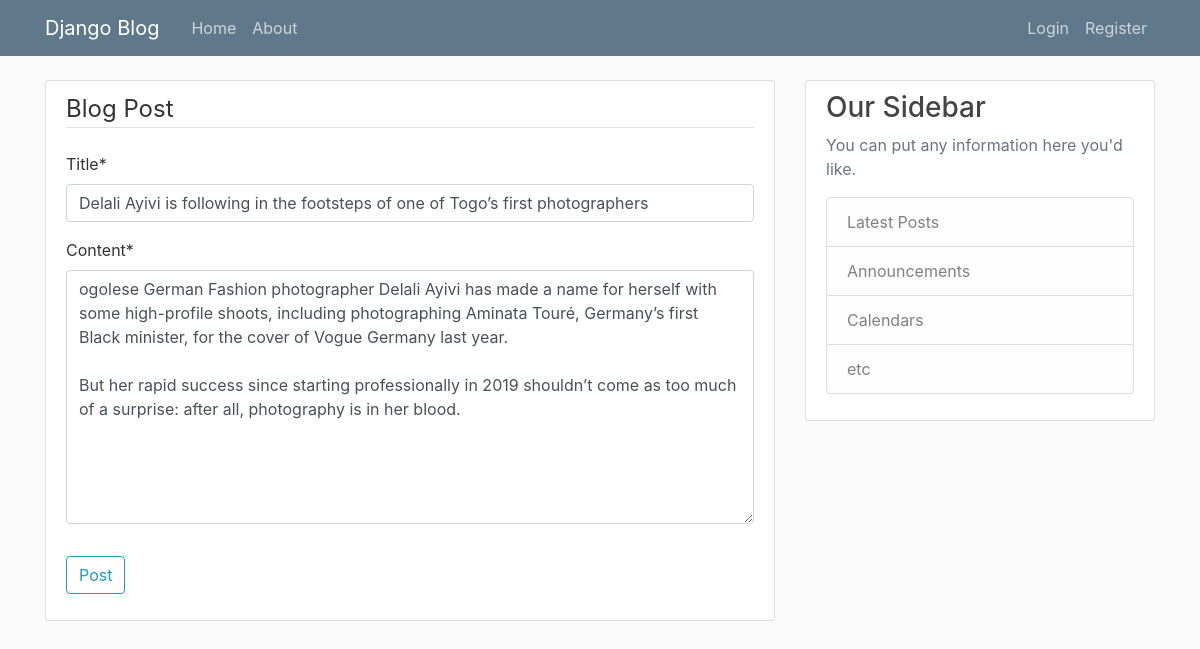
The app's page /post/2/update with its own data.
### blog/models.py (models this page shows, shortened)
class Post(models.Model):
    title = models.CharField(max_length=150)
    content = models.TextField()
    date_posted = models.DateTimeField(default=timezone.now)
    author = models.ForeignKey(User, on_delete=models.CASCADE)

### blog/views.py (the view, shortened to what this page needs)
# urls.py: path('post/<int:pk>/update', PostUpdateView.as_view(), name="post-update"),
class PostUpdateView(UpdateView):
    model = Post
    fields = ['title', 'content']

### blog/templates/blog/post_form.html (shortened to what this page needs)
{% extends "blog/base.html" %}
{% load crispy_forms_tags %}
{% block content %}
<div class="content-section">
    <form method="POST">
        <fieldset class="form-group">
            <legend class="border-bottom mb-4">Blog Post</legend>
            {{ form|crispy }}
        </fieldset>
        <div class="form-group">
            <button class="btn btn-outline-info" type="submit">Post</button>
        </div>
    </form>
</div>
{% endblock %}

### blog/static/blog/main.css (style rules this page uses)
body { background: #fafafa; color: #333333; margin-top: 5rem; }
.content-section { background: #ffffff; padding: 10px 20px; border: 1px solid #dddddd; border-radius: 3px; margin-bottom: 20px; }

### records on screen
Post: title "Delali Ayivi is following in the footsteps of one of Togo’s first photographers", content "ogolese German Fashion photographer Delali Ayivi has made a name for herself with some high-profile shoots, including photographing Aminata Touré, Germany’s first Black minister, for the cover of Vogue Germany last year. But her rapid success since starting professionally in 2019 shouldn’t come as too much of a surprise: after all, photography is in her blood."
